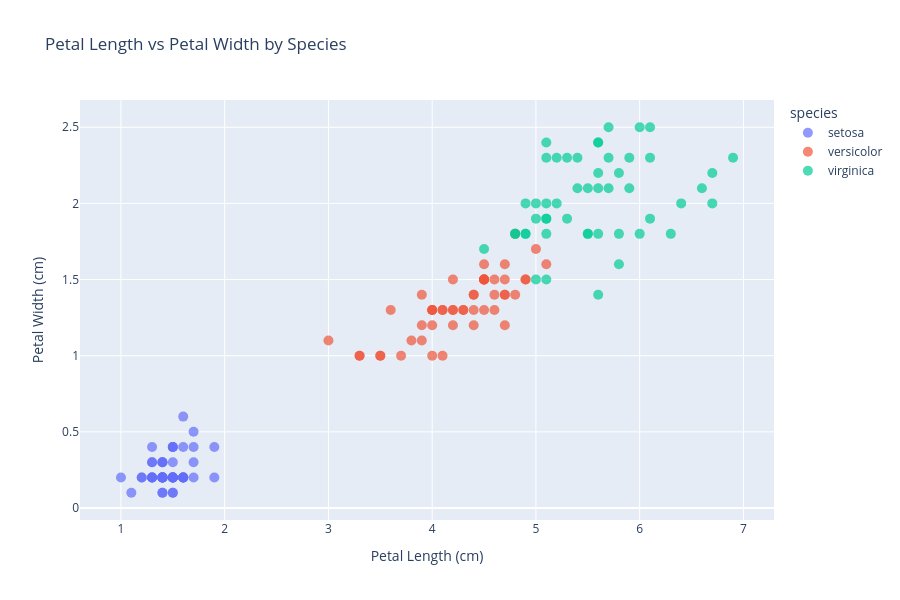

This figure's notebook cell:
### Markdown cell above
### 4.5 — Comparing Different Feature Pairs

Let's explore other feature combinations.

### Code cell
# Petal Length vs Petal Width
fig = pxx.scatter(iris, x='petal_length', y='petal_width',
                 color='species',
                 title='Petal Length vs Petal Width by Species',
                 labels={'petal_length': 'Petal Length (cm)',
                         'petal_width': 'Petal Width (cm)'},
                 width=900, height=600)

fig.update_traces(marker=dict(size=10, opacity=0.7))
fig.show()

### Figure 1 — Plotly figure (JSON) as saved in the notebook; plotly's stock layout.template omitted (floating-point values rounded to 4 significant figures)
{"data": [{"hovertemplate": "species=setosa<br>Petal Length (cm)=%{x}<br>Petal Width (cm)=%{y}<extra></extra>", "legendgroup": "setosa", "marker": {"color": "#636efa", "opacity": 0.7, "size": 10, "symbol": "circle"}, "mode": "markers", "name": "setosa", "orientation": "v", "showlegend": true, "type": "scatter", "x": [1.4, 1.4, 1.3, 1.5, 1.4, 1.7, 1.4, 1.5, 1.4, 1.5, 1.5, 1.6, 1.4, 1.1, 1.2, 1.5, 1.3, 1.4, 1.7, 1.5, 1.7, 1.5, 1.0, 1.7, 1.9, 1.6, 1.6, 1.5, 1.4, 1.6, 1.6, 1.5, 1.5, 1.4, 1.5, 1.2, 1.3, 1.4, 1.3, 1.5, 1.3, 1.3, 1.3, 1.6, 1.9, 1.4, 1.6, 1.4, 1.5, 1.4], "xaxis": "x", "y": [0.2, 0.2, 0.2, 0.2, 0.2, 0.4, 0.3, 0.2, 0.2, 0.1, 0.2, 0.2, 0.1, 0.1, 0.2, 0.4, 0.4, 0.3, 0.3, 0.3, 0.2, 0.4, 0.2, 0.5, 0.2, 0.2, 0.4, 0.2, 0.2, 0.2, 0.2, 0.4, 0.1, 0.2, 0.2, 0.2, 0.2, 0.1, 0.2, 0.2, 0.3, 0.3, 0.2, 0.6, 0.4, 0.3, 0.2, 0.2, 0.2, 0.2], "yaxis": "y"}, {"hovertemplate": "species=versicolor<br>Petal Length (cm)=%{x}<br>Petal Width (cm)=%{y}<extra></extra>", "legendgroup": "versicolor", "marker": {"color": "#EF553B", "opacity": 0.7, "size": 10, "symbol": "circle"}, "mode": "markers", "name": "versicolor", "orientation": "v", "showlegend": true, "type": "scatter", "x": [4.7, 4.5, 4.9, 4.0, 4.6, 4.5, 4.7, 3.3, 4.6, 3.9, 3.5, 4.2, 4.0, 4.7, 3.6, 4.4, 4.5, 4.1, 4.5, 3.9, 4.8, 4.0, 4.9, 4.7, 4.3, 4.4, 4.8, 5.0, 4.5, 3.5, 3.8, 3.7, 3.9, 5.1, 4.5, 4.5, 4.7, 4.4, 4.1, 4.0, 4.4, 4.6, 4.0, 3.3, 4.2, 4.2, 4.2, 4.3, 3.0, 4.1], "xaxis": "x", "y": [1.4, 1.5, 1.5, 1.3, 1.5, 1.3, 1.6, 1.0, 1.3, 1.4, 1.0, 1.5, 1.0, 1.4, 1.3, 1.4, 1.5, 1.0, 1.5, 1.1, 1.8, 1.3, 1.5, 1.2, 1.3, 1.4, 1.4, 1.7, 1.5, 1.0, 1.1, 1.0, 1.2, 1.6, 1.5, 1.6, 1.5, 1.3, 1.3, 1.3, 1.2, 1.4, 1.2, 1.0, 1.3, 1.2, 1.3, 1.3, 1.1, 1.3], "yaxis": "y"}, {"hovertemplate": "species=virginica<br>Petal Length (cm)=%{x}<br>Petal Width (cm)=%{y}<extra></extra>", "legendgroup": "virginica", "marker": {"color": "#00cc96", "opacity": 0.7, "size": 10, "symbol": "circle"}, "mode": "markers", "name": "virginica", "orientation": "v", "showlegend": true, "type": "scatter", "x": [6.0, 5.1, 5.9, 5.6, 5.8, 6.6, 4.5, 6.3, 5.8, 6.1, 5.1, 5.3, 5.5, 5.0, 5.1, 5.3, 5.5, 6.7, 6.9, 5.0, 5.7, 4.9, 6.7, 4.9, 5.7, 6.0, 4.8, 4.9, 5.6, 5.8, 6.1, 6.4, 5.6, 5.1, 5.6, 6.1, 5.6, 5.5, 4.8, 5.4, 5.6, 5.1, 5.1, 5.9, 5.7, 5.2, 5.0, 5.2, 5.4, 5.1], "xaxis": "x", "y": [2.5, 1.9, 2.1, 1.8, 2.2, 2.1, 1.7, 1.8, 1.8, 2.5, 2.0, 1.9, 2.1, 2.0, 2.4, 2.3, 1.8, 2.2, 2.3, 1.5, 2.3, 2.0, 2.0, 1.8, 2.1, 1.8, 1.8, 1.8, 2.1, 1.6, 1.9, 2.0, 2.2, 1.5, 1.4, 2.3, 2.4, 1.8, 1.8, 2.1, 2.4, 2.3, 1.9, 2.3, 2.5, 2.3, 1.9, 2.0, 2.3, 1.8], "yaxis": "y"}], "layout": {"height": 600, "legend": {"title": {"text": "species"}, "tracegroupgap": 0}, "title": {"text": "Petal Length vs Petal Width by Species"}, "width": 900, "xaxis": {"anchor": "y", "domain": [0, 1], "title": {"text": "Petal Length (cm)"}}, "yaxis": {"anchor": "x", "domain": [0, 1], "title": {"text": "Petal Width (cm)"}}}}
